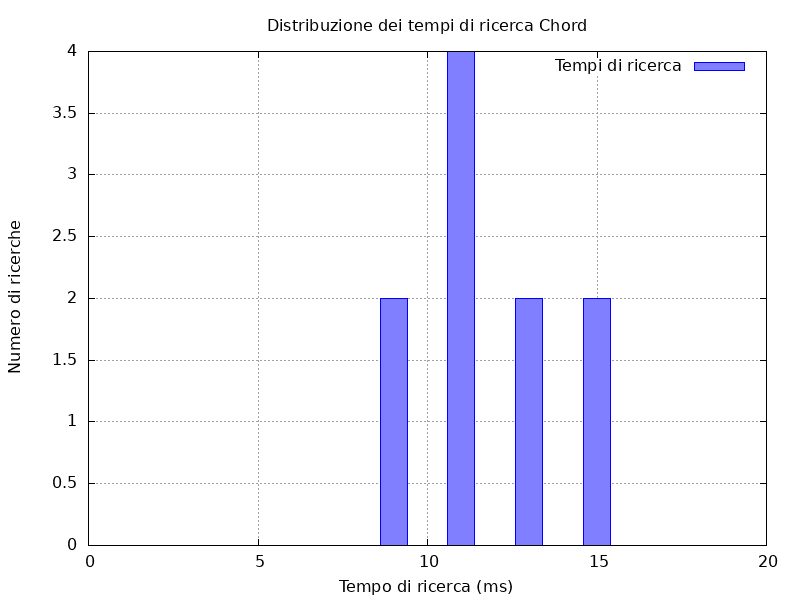

This chart was generated by the following gnuplot code:
# Script gnuplot per la generazione dell'istogramma dei tempi di ricerca
set terminal png size 800,600
set output "lookup_histogram.png"
set title "Distribuzione dei tempi di ricerca Chord"
set xlabel "Tempo di ricerca (ms)"
set ylabel "Numero di ricerche"
set grid
set style fill solid 0.5
set boxwidth 0.8

# Crea dati di esempio per l'istogramma
set print "sample_histogram.dat"
print "10.5"
print "15.2"
print "8.7"
print "12.3"
print "14.8"
print "9.2"
print "11.7"
print "13.5"
print "10.1"
print "11.9"
unset print

# Parametri dell'istogramma
min = 0
max = 20
binwidth = 2
bin(x) = binwidth * floor(x/binwidth) + binwidth/2
set xrange [0:max]

# Plot dell'istogramma
plot "sample_histogram.dat" using (bin($1)):(1.0) smooth freq with boxes lc rgb "blue" title "Tempi di ricerca" 
